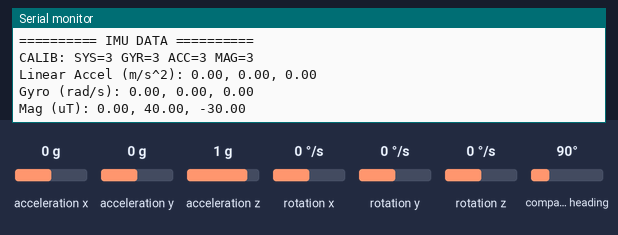
A sketch run on a simulated ESP32. On the bench: the last lines printed to the serial monitor. The test bench sets the inputs (shaded band); at power-on: rotation x 0 °/s, rotation y 0 °/s, rotation z 0 °/s, compass heading 90°, acceleration x 0 g, acceleration y 0 g, acceleration z 1 g.

Above: at 1.8 s.
1.9 s: rotation x set to -192 °/s
At 2.7 s:
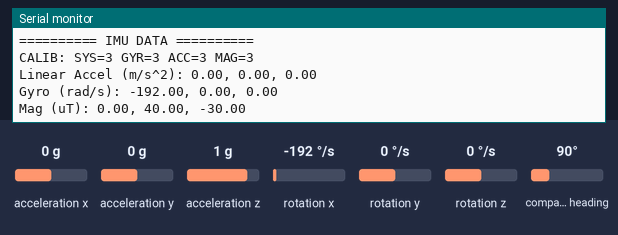
3.4 s: rotation y set to -192 °/s
At 4.7 s:
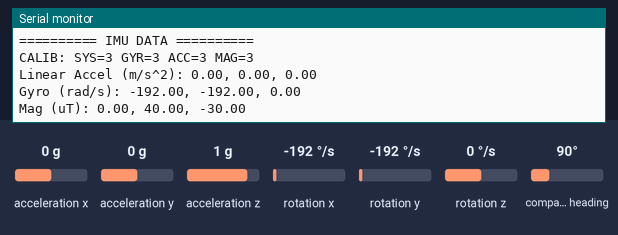
4.9 s: rotation z set to -192 °/s
At 5.8 s:
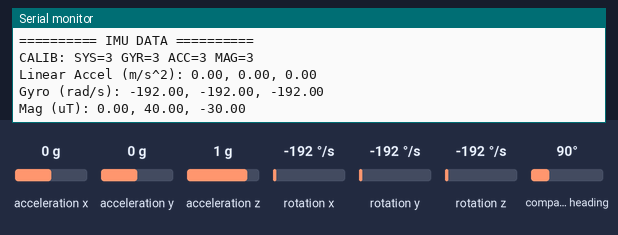
6.4 s: compass heading set to 7°
At 7.7 s:
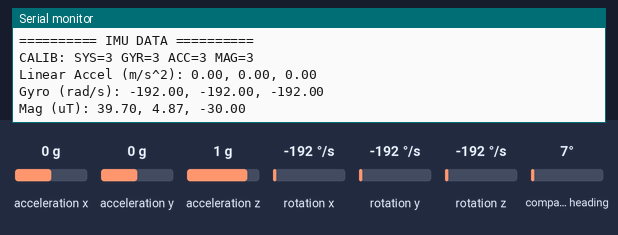

Measured:
- after the input at 1.9 s, the serial monitor: prints a new line after 0.11 s (image 1)
- after the input at 3.4 s, the serial monitor: prints a new line after 0.61 s (image 2)
- after the input at 4.9 s, the serial monitor: prints a new line after 0.11 s (image 3)
- after the input at 6.4 s, the serial monitor: prints a new line after 0.61 s (image 4)

The sketch:

imu_only.ino
```cpp
#include <Wire.h>
#include <Adafruit_Sensor.h>
#include <Adafruit_BNO055.h>
#include <utility/imumaths.h>

// BNO055 setup
Adafruit_BNO055 bno = Adafruit_BNO055(55, 0x28); // Default I2C address

// Timing variables
unsigned long lastPrintTime = 0;
const unsigned long printInterval = 1000;  // 1 second

void setup() {
  Serial.begin(115200);

  // Initialize I2C for BNO055 (SDA = 21, SCL = 22)
  Wire.begin(21, 22);

  if (!bno.begin()) {
    Serial.println("BNO055 not detected!");
    while (1);
  }

  bno.setExtCrystalUse(true);

  Serial.println("Initializing IMU...");
}

void loop() {
  unsigned long now = millis();

  // Print IMU data at 1 Hz
  if (now - lastPrintTime >= printInterval) {
    lastPrintTime = now;

    // --- Read sensor data ---
    imu::Vector<3> linAccel = bno.getVector(Adafruit_BNO055::VECTOR_LINEARACCEL);

    imu::Vector<3> gyro = bno.getVector(Adafruit_BNO055::VECTOR_GYROSCOPE);
    imu::Vector<3> mag = bno.getVector(Adafruit_BNO055::VECTOR_MAGNETOMETER);

    uint8_t calSys, calGyro, calAccel, calMag;
    bno.getCalibration(&calSys, &calGyro, &calAccel, &calMag);

    // --- Output ---
    Serial.println("\n========== IMU DATA ==========");

    Serial.print("CALIB: SYS="); Serial.print(calSys);
    Serial.print(" GYR="); Serial.print(calGyro);
    Serial.print(" ACC="); Serial.print(calAccel);
    Serial.print(" MAG="); Serial.println(calMag);


Serial.print("Linear Accel (m/s^2): ");
Serial.print(linAccel.x(), 2); Serial.print(", ");
Serial.print(linAccel.y(), 2); Serial.print(", ");
Serial.println(linAccel.z(), 2);


    Serial.print("Gyro (rad/s): ");
    Serial.print(gyro.x(), 2); Serial.print(", ");
    Serial.print(gyro.y(), 2); Serial.print(", ");
    Serial.println(gyro.z(), 2);

    Serial.print("Mag (uT): ");
    Serial.print(mag.x(), 2); Serial.print(", ");
    Serial.print(mag.y(), 2); Serial.print(", ");
    Serial.println(mag.z(), 2);
  }
}
```
